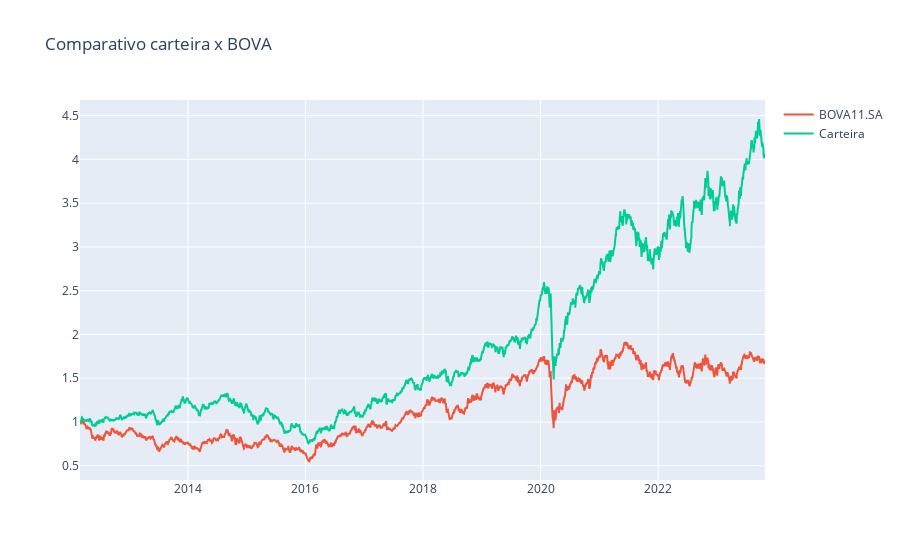

Notebook code for this chart:
### Code cell
acao_df1_normalizado.drop(empresas, axis=1, inplace=True)
acao_df1_normalizado.reset_index(inplace=True)

figura = px.line(title = 'Comparativo carteira x BOVA')
for i in acao_df1_normalizado.columns[2:]:
    figura.add_scatter(x=acao_df1_normalizado['Date'], y=acao_df1_normalizado[i], name=i)

figura.show()

### Figure 1 — Plotly figure (JSON) as saved in the notebook; plotly's stock layout.template omitted (floating-point values rounded to 4 significant figures; data arrays with more than 128 entries replaced by an {"elided": "..."} marker saying what was removed)
{"data": [{"hovertemplate": "<extra></extra>", "legendgroup": "", "line": {"color": "#636efa", "dash": "solid"}, "marker": {"symbol": "circle"}, "mode": "lines", "name": "", "orientation": "v", "showlegend": false, "type": "scatter", "xaxis": "x", "yaxis": "y"}, {"name": "BOVA11.SA", "type": "scatter", "x": {"elided": "2870 str values"}, "y": {"elided": "2870 float values"}}, {"name": "Carteira", "type": "scatter", "x": {"elided": "2870 str values"}, "y": {"elided": "2870 float values"}}], "layout": {"legend": {"tracegroupgap": 0}, "title": {"text": "Comparativo carteira x BOVA"}, "xaxis": {"anchor": "y", "domain": [0, 1]}, "yaxis": {"anchor": "x", "domain": [0, 1]}}}
